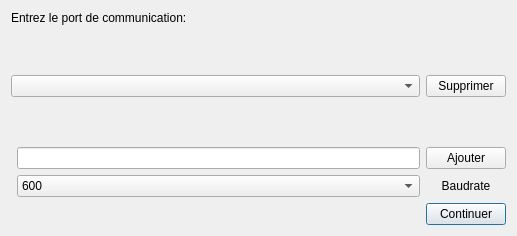
<?xml version="1.0" encoding="UTF-8"?>
<ui version="4.0">
 <class>Dialog</class>
 <widget class="QDialog" name="Dialog">
  <property name="geometry">
   <rect>
    <x>0</x>
    <y>0</y>
    <width>517</width>
    <height>236</height>
   </rect>
  </property>
  <property name="windowTitle">
   <string>Dialog</string>
  </property>
  <layout class="QGridLayout" name="gridLayout" rowstretch="1,0,0,0,0,0" columnstretch="0,0,0">
   <item row="5" column="2">
    <widget class="QPushButton" name="pushButton">
     <property name="text">
      <string>Continuer</string>
     </property>
    </widget>
   </item>
   <item row="0" column="0" colspan="3">
    <widget class="QLabel" name="label">
     <property name="sizePolicy">
      <sizepolicy hsizetype="Fixed" vsizetype="Fixed">
       <horstretch>0</horstretch>
       <verstretch>0</verstretch>
      </sizepolicy>
     </property>
     <property name="text">
      <string>Entrez le port de communication:</string>
     </property>
    </widget>
   </item>
   <item row="5" column="0" colspan="2">
    <spacer name="horizontalSpacer">
     <property name="orientation">
      <enum>Qt::Horizontal</enum>
     </property>
     <property name="sizeHint" stdset="0">
      <size>
       <width>40</width>
       <height>20</height>
      </size>
     </property>
    </spacer>
   </item>
   <item row="1" column="0" rowspan="2" colspan="2">
    <widget class="QComboBox" name="selectEntry"/>
   </item>
   <item row="1" column="2" rowspan="2">
    <widget class="QPushButton" name="removeButton">
     <property name="text">
      <string>Supprimer</string>
     </property>
    </widget>
   </item>
   <item row="3" column="2">
    <widget class="QPushButton" name="addToList">
     <property name="text">
      <string>Ajouter</string>
     </property>
    </widget>
   </item>
   <item row="4" column="1">
    <widget class="QComboBox" name="baudrate">
     <item>
      <property name="text">
       <string>600</string>
      </property>
     </item>
     <item>
      <property name="text">
       <string>4800</string>
      </property>
     </item>
     <item>
      <property name="text">
       <string>9600</string>
      </property>
     </item>
     <item>
      <property name="text">
       <string>57600</string>
      </property>
     </item>
    </widget>
   </item>
   <item row="3" column="1">
    <widget class="QLineEdit" name="textEntry"/>
   </item>
   <item row="4" column="2">
    <widget class="QLabel" name="label_2">
     <property name="text">
      <string>Baudrate</string>
     </property>
     <property name="alignment">
      <set>Qt::AlignCenter</set>
     </property>
    </widget>
   </item>
  </layout>
 </widget>
 <resources/>
 <connections/>
</ui>
